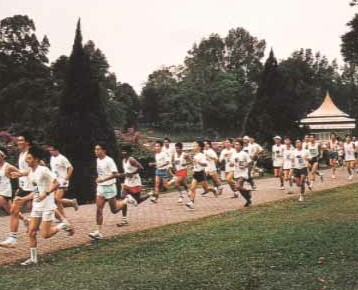
%> input picture Lab2/maccropped.jpg, 358 x 290 px
$ octave edge_detection.m   (GNU Octave 9; MATLAB toolbox functions it lacks are replaced by stand-ins)
%> lines starting %> are read from the running program, lines starting %| are printed output that depends on the picture; in (x1, y1, x2, y2) boxes, pixels count from 0 and x2, y2 are one past the last pixel; in counts of white or black regions, pixels touching at a corner belong together; the program's own positions count from 1
% a)
P=imread('maccropped.jpg');
%> P is the input picture: size 290x358x3 uint8; mean R, G, B 133.3, 123.1, 109.7
Picture = rgb2gray(P);
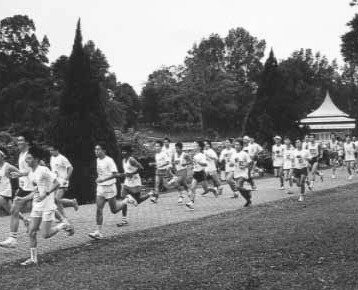
%> Picture: size 290x358 uint8; min 13, max 254, mean 124.6
%imshow(Picture);

% b)
sobel_mask_h = [
    -1 0 1;
    -2 0 2;
    -1 0 1];
sobel_mask_v = [
    1 2 1;
    0 0 0;
    -1 -2 -1;];
pic_v = conv2(Picture, sobel_mask_h);
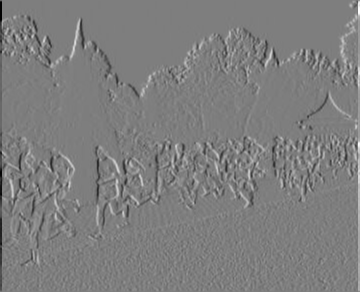
%> pic_v: size 292x360 double; min -975, max 993, mean 0; drawn with min black and max white
%figure, imshow(uint8(pic_v))
pic_h = conv2(Picture, sobel_mask_v);
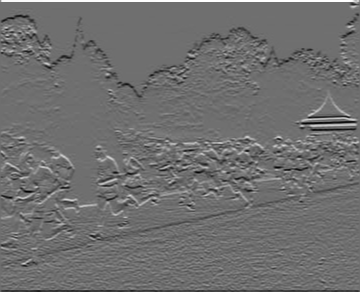
%> pic_h: size 292x360 double; min -774, max 996, mean 0; drawn with min black and max white
%figure, imshow(uint8(pic_h))

% c
E = pic_v.^2 + pic_h.^2;
%figure, imshow(uint8(sqrt(E)))
%imshow((E),[])

% d)
t = [10,10000,20000,40000,80000];
Et = E>t(1);
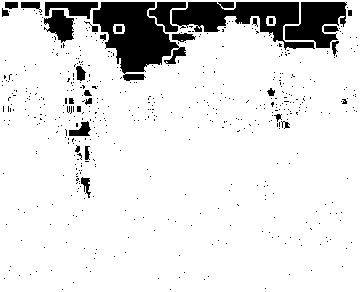
%> Et: size 292x360 logical; 88.1% white; 528 black regions (498 under 20 px), largest, box (x1, y1, x2, y2) and area: (93, 2, 186, 81) 3896, (172, 2, 315, 50) 3039, (285, 2, 347, 48) 1744
%figure, imshow(Et)
Et = E>t(2);
%> Et: size 292x360 logical; 30.8% white; 901 white regions (838 under 20 px), largest, box (x1, y1, x2, y2) and area: (0, 0, 360, 292) 26747, (114, 128, 143, 148) 242, (130, 221, 194, 238) 199
%figure, imshow(Et)
Et = E>t(3);
%> Et: size 292x360 logical; 22.1% white; 687 white regions (665 under 20 px), largest, box (x1, y1, x2, y2) and area: (0, 0, 360, 292) 20158, (78, 228, 122, 246) 175, (237, 45, 252, 78) 162
%figure, imshow(Et)
Et = E>t(4);
%> Et: size 292x360 logical; 15.5% white in thin lines or dots
%figure, imshow(Et)
Et = E>t(5);
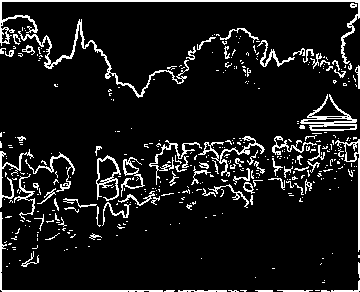
%> Et: size 292x360 logical; 9.7% white in thin lines or dots
%figure, imshow(Et)

% e)
tl = 0.04;
th = 0.1;
sigma = 1.0;
E = edge(Picture,'canny',[tl th],sigma);
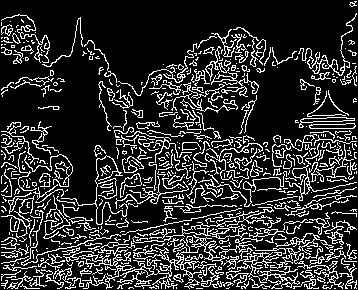
%> E: size 290x358 logical; 18.3% white in thin lines or dots
%imshow(E);

% e i)
sigma_l = [1.0, 2.0, 3.0, 4.0, 5.0];
E_canny = edge(Picture,'canny',[tl th],sigma_l(1));
%figure, imshow(E_canny)
E_canny = edge(Picture,'canny',[tl th],sigma_l(2));
%> E_canny: size 290x358 logical; 10.1% white in thin lines or dots
%figure, imshow(E_canny)
E_canny = edge(Picture,'canny',[tl th],sigma_l(3));
%> E_canny: size 290x358 logical; 6.6% white in thin lines or dots
%figure, imshow(E_canny)
E_canny = edge(Picture,'canny',[tl th],sigma_l(4));
%> E_canny: size 290x358 logical; 5.2% white in thin lines or dots
%figure, imshow(E_canny)
E_canny = edge(Picture,'canny',[tl th],sigma_l(5));
%> E_canny: size 290x358 logical; 4.3% white in thin lines or dots
%figure, imshow(E_canny)

% e ii)
tl_l = [0, 0.02, 0.04, 0.06, 0.08];
E_canny = edge(Picture,'canny',[tl_l(1) th],sigma);
%> E_canny: size 290x358 logical; 19.8% white in thin lines or dots
figure, imshow(E_canny)
E_canny = edge(Picture,'canny',[tl_l(2) th],sigma);
%> E_canny: size 290x358 logical; 19.6% white in thin lines or dots
figure, imshow(E_canny)
E_canny = edge(Picture,'canny',[tl_l(3) th],sigma);
figure, imshow(E_canny)
E_canny = edge(Picture,'canny',[tl_l(4) th],sigma);
%> E_canny: size 290x358 logical; 15.9% white in thin lines or dots
figure, imshow(E_canny)
E_canny = edge(Picture,'canny',[tl_l(5) th],sigma);
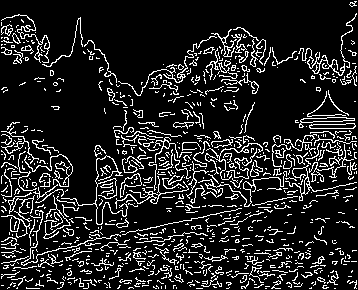
%> E_canny: size 290x358 logical; 13.9% white in thin lines or dots
figure, imshow(E_canny)
